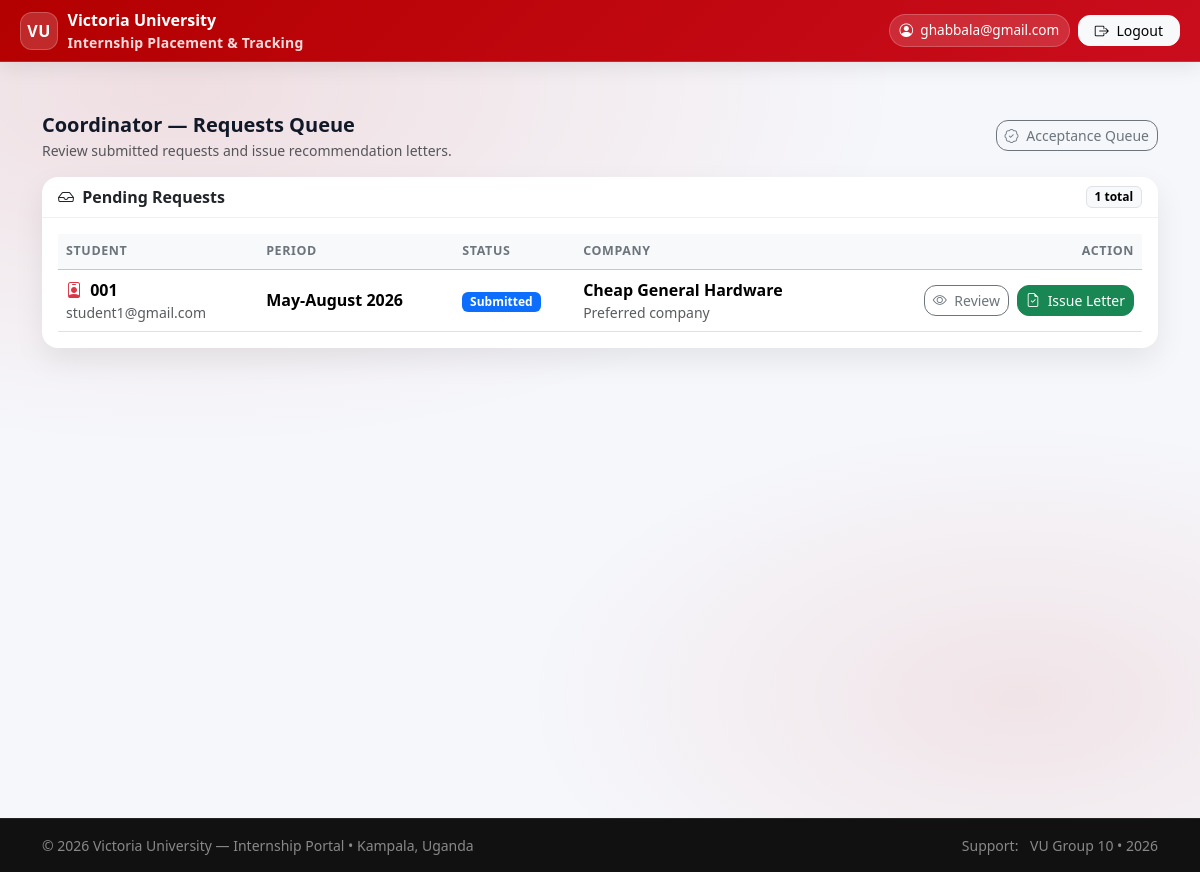
/placements/coordinator/queue/ (signed in), run on an earlier commit of the app's database.
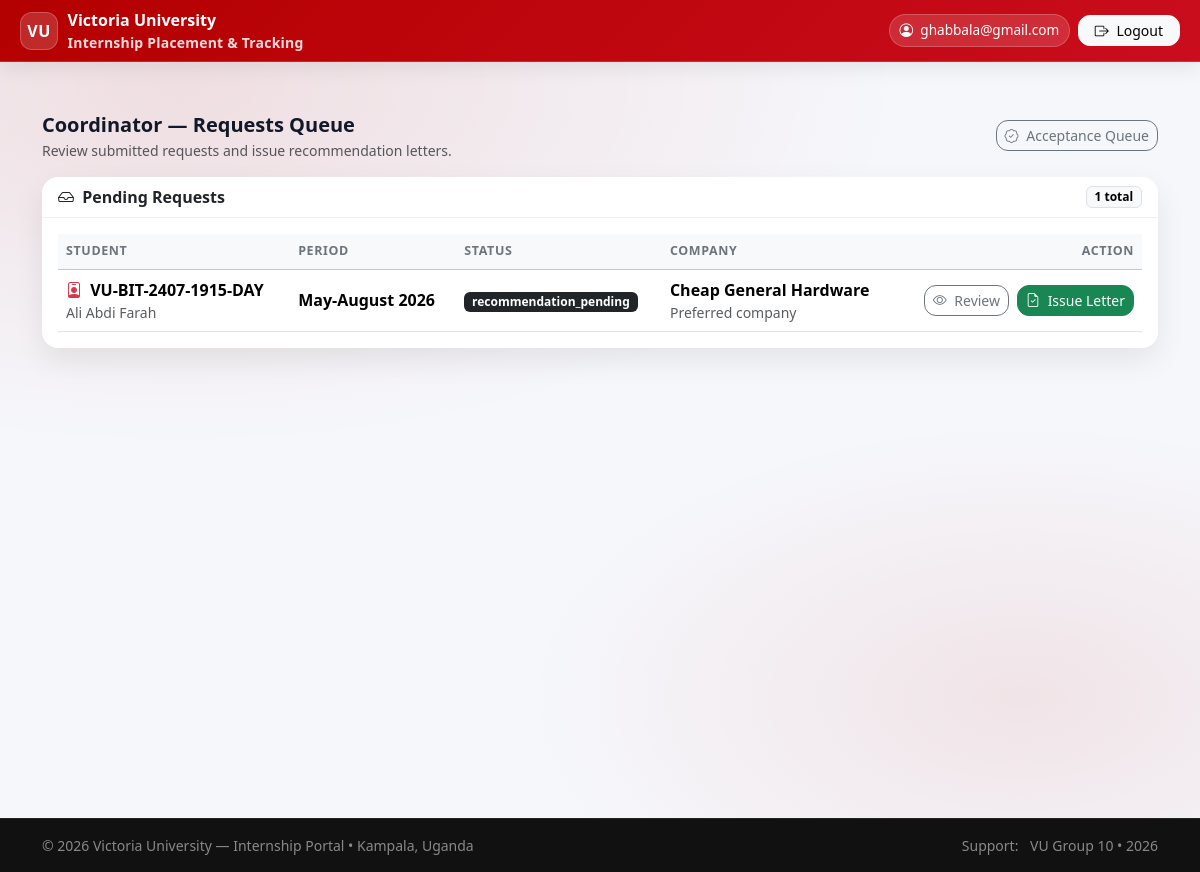
And on a later commit of the database.
### placements/models.py (models this page shows, shortened)
class InternshipRequest(models.Model):
    SOURCE = [
        ("student_selected", "Student selected from list"),
        ("student_proposed", "Student proposed new company"),
        ("university_assigned", "University assigned"),
    ]
    STATUS = [
        ("draft", "Draft"),
        ("submitted", "Submitted"),
        ("under_review", "Under review"),
        ("recommendation_pending", "Recommendation pending approval"),
        ("recommended", "Recommendation issued"),
        ("acceptance_uploaded", "Acceptance uploaded"),
        ("acceptance_verified", "Acceptance verified"),
        ("rejected", "Rejected"),
        ("returned_for_acceptance", "Returned: Upload Acceptance Letter"),
    ]
    student = models.ForeignKey(
        "accounts.StudentProfile",
        on_delete=models.CASCADE,
        related_name="requests"
    )
    period = models.ForeignKey(InternshipPeriod, on_delete=models.PROTECT)
    request_source = models.CharField(max_length=30, choices=SOURCE)
    preferred_company = models.ForeignKey(Company, null=True, blank=True, on_delete=models.SET_NULL)
    coordinator_comment = models.TextField(blank=True)
    coordinator_commented_at = models.DateTimeField(null=True, blank=True)
    proposed_company_name = models.CharField(max_length=200, blank=True)
    proposed_company_district = models.CharField(max_length=120, blank=True)
    proposed_company_address = models.CharField(max_length=255, blank=True)
    proposed_company_contact = models.CharField(max_length=200, blank=True)
    preferred_field = models.CharField(max_length=120, blank=True)
    notes = models.TextField(blank=True)
    cv = models.FileField(upload_to="requests/cv/", blank=True, null=True)
    request_letter = models.FileField(upload_to="requests/letters/", blank=True, null=True)
    status = models.CharField(max_length=40, choices=STATUS, default="draft")
    submitted_at = models.DateTimeField(null=True, blank=True)
    reviewed_by = models.ForeignKey(
        "accounts.User",
        null=True, blank=True,
        on_delete=models.SET_NULL,
        related_name="reviewed_requests"
    )
    reviewed_at = models.DateTimeField(null=True, blank=True)
    review_notes = models.TextField(blank=True)
    recommendation_letter = models.FileField(
        upload_to="requests/recommendation_letters/",
        null=True, blank=True
    )
    recommendation_issued_at = models.DateTimeField(null=True, blank=True)
    recommendation_approved = models.BooleanField(default=False)
    recommendation_approved_at = models.DateTimeField(null=True, blank=True)
    recommendation_approved_by = models.ForeignKey(
        settings.AUTH_USER_MODEL,
        null=True, blank=True,
        on_delete=models.SET_NULL,
        related_name="approved_recommendation_requests"
    )
    acceptance_letter = models.FileField(
        upload_to="requests/acceptance_letters/",
        null=True, blank=True
    )
    acceptance_uploaded_at = models.DateTimeField(null=True, blank=True)
    acceptance_verified = models.BooleanField(default=False)
    acceptance_verified_at = models.DateTimeField(null=True, blank=True)
    class Meta:
        unique_together = [("student", "period")]  # one request per period

class InternshipPeriod(models.Model):
    name = models.CharField(max_length=120)  # e.g. "May–Aug 2026"
    start_date = models.DateField()
    end_date = models.DateField()
    is_active = models.BooleanField(default=False)

### accounts/models.py (models this page shows, shortened)
class StudentProfile(models.Model):
    user = models.OneToOneField("accounts.User", on_delete=models.CASCADE, related_name="student_profile")
    reg_no = models.CharField(max_length=50, unique=True)
    phone = models.CharField(max_length=30, blank=True)
    program = models.ForeignKey(
        "academics.Program",
        on_delete=models.PROTECT,
        null=True,
        blank=True,
        related_name="students",
    )

class User(AbstractUser):
    username = None
    email = models.EmailField(_("email address"), unique=True)
    USERNAME_FIELD = "email"
    REQUIRED_FIELDS = []
    objects = UserManager()
    class Meta:
        permissions = [
            ("role_university_supervisor", "Role: VU_UniversitySupervisor"),
            ("role_industry_supervisor", "Role: IndustrySupervisor"),
            ("role_coordinator", "Role: VU_Coordinator"),
        ]
    @property
    def display_name(self):
        full = self.get_full_name().strip()
        return full if full else self.email

### companies/models.py (models this page shows, shortened)
class Company(models.Model):
    STATUS = [
        ("pending_verification", "Pending verification"),
        ("approved", "Approved"),
        ("rejected", "Rejected"),
        ("inactive", "Inactive"),
    ]
    name = models.CharField(max_length=200, unique=True)
    industry = models.CharField(max_length=120, blank=True)
    district = models.CharField(max_length=120, blank=True)
    address = models.CharField(max_length=255, blank=True)
    status = models.CharField(max_length=30, choices=STATUS, default="pending_verification")
    created_at = models.DateTimeField(auto_now_add=True)

### placements/views.py (the view)
# urls.py: path("coordinator/queue/", views.coordinator_queue, name="coordinator_queue"),
@login_required
def coordinator_queue(request):
    if not is_coordinator(request.user):
        return redirect("dashboard")
    qs = (
        InternshipRequest.objects
        .select_related("student", "student__user", "preferred_company", "period")
        .filter(status__in=["submitted", "under_review", "recommendation_pending"])
        .order_by("-submitted_at")
    )
    return render(request, "placements/coordinator_queue.html", {"requests": qs})

### placements/views.py (called while the page is built)
def is_coordinator(user):
    return user.is_superuser or user.groups.filter(name__in=["Coordinator", "Admin"]).exists()

### templates/placements/coordinator_queue.html (shortened to what this page needs)
{% extends "base.html" %}
{% block content %}
<div class="row g-4">
  <div class="col-12">
    <div class="d-flex flex-column flex-md-row justify-content-between align-items-start align-items-md-center gap-2 mb-3">
      <div>
        <div class="fw-bold fs-5">Coordinator — Requests Queue</div>
        <div class="text-muted small">
          Review submitted requests and issue recommendation letters.
        </div>
      </div>
      <div class="d-flex gap-2">
        <a class="btn btn-outline-secondary btn-sm" href="{% url 'coordinator_acceptance_queue' %}">
          <i class="bi bi-patch-check me-1"></i> Acceptance Queue
        </a>
      </div>
    </div>
    <div class="card">
      <div class="card-header d-flex align-items-center justify-content-between">
        <span class="fw-bold"><i class="bi bi-inbox me-1"></i> Pending Requests</span>
        <span class="badge text-bg-light border">
          {{ requests|length }} total
        </span>
      </div>
      <div class="card-body">
        {% if requests %}
          <div class="table-responsive">
            <table class="table table-hover align-middle mb-0">
              <thead class="table-light">
                <tr>
                  <th>Student</th>
                  <th>Period</th>
                  <th>Status</th>
                  <th>Company</th>
                  <th class="text-end">Action</th>
                </tr>
              </thead>
              <tbody>
                {% for r in requests %}
                  <tr>
                    <td>
                      <div class="fw-semibold">
                        <i class="bi bi-person-badge text-danger me-1"></i>
                        {{ r.student.reg_no }}
                      </div>
                      {% if r.student.user.email %}
                        <div class="small text-muted">{{ r.student.user.display_name }}</div>
                      {% endif %}
                    </td>
                    <td>
                      <span class="fw-semibold">{{ r.period.name }}</span>
                    </td>
                    <td>
                      {% if r.status == "submitted" %}
                        <span class="badge text-bg-primary">Submitted</span>
                      {% elif r.status == "draft" %}
                        <span class="badge text-bg-secondary">Draft</span>
                      {% elif r.status == "recommended" %}
                        <span class="badge text-bg-warning">Recommended</span>
                      {% else %}
                        <span class="badge text-bg-dark">{{ r.status }}</span>
                      {% endif %}
                    </td>
                    <td>
                      {% if r.preferred_company %}
                        <div class="fw-semibold">{{ r.preferred_company.name }}</div>
                        <div class="small text-muted">Preferred company</div>
                      {% else %}
                        <div class="fw-semibold">{{ r.proposed_company_name }}</div>
                        <div class="small text-muted">Proposed company</div>
                      {% endif %}
                    </td>
                    <td class="text-end">
                      <div class="d-inline-flex gap-2">
                        <a class="btn btn-outline-secondary btn-sm"
                           href="{% url 'coordinator_review' r.id %}">
                          <i class="bi bi-eye me-1"></i> Review
                        </a>
                        <a class="btn btn-success btn-sm"
                           href="{% url 'coordinator_issue_recommendation' r.id %}">
                          <i class="bi bi-file-earmark-check me-1"></i> Issue Letter
                        </a>
                      </div>
                    </td>
                  </tr>
                {% endfor %}
              </tbody>
            </table>
          </div>
        {% endif %}
      </div>
    </div>
  </div>
</div>
{% endblock %}

What changed in the data, as far as the page shows it:
no longer on this page (row edited): InternshipRequest: student.reg_no "001", student.user.display_name "student1@gmail.com", period.name "May-August 2026", status "Submitted", preferred_company.name "Cheap General Hardware"
added InternshipRequest: student.reg_no "VU-BIT-2407-1915-DAY", student.user.display_name "Ali Abdi Farah", period.name "May-August 2026", status "recommendation_pending", preferred_company.name "Cheap General Hardware"
